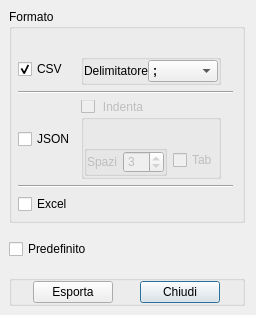
<?xml version="1.0" encoding="UTF-8"?>
<ui version="4.0">
 <class>ExportResult</class>
 <widget class="QDialog" name="ExportResult">
  <property name="windowModality">
   <enum>Qt::ApplicationModal</enum>
  </property>
  <property name="geometry">
   <rect>
    <x>0</x>
    <y>0</y>
    <width>248</width>
    <height>316</height>
   </rect>
  </property>
  <property name="sizePolicy">
   <sizepolicy hsizetype="MinimumExpanding" vsizetype="Maximum">
    <horstretch>0</horstretch>
    <verstretch>0</verstretch>
   </sizepolicy>
  </property>
  <property name="windowTitle">
   <string>Esporta Risultati</string>
  </property>
  <layout class="QVBoxLayout" name="verticalLayout">
   <property name="spacing">
    <number>16</number>
   </property>
   <property name="sizeConstraint">
    <enum>QLayout::SetFixedSize</enum>
   </property>
   <property name="leftMargin">
    <number>9</number>
   </property>
   <property name="topMargin">
    <number>9</number>
   </property>
   <property name="bottomMargin">
    <number>9</number>
   </property>
   <item>
    <widget class="QGroupBox" name="groupBoxFormats">
     <property name="sizePolicy">
      <sizepolicy hsizetype="MinimumExpanding" vsizetype="MinimumExpanding">
       <horstretch>0</horstretch>
       <verstretch>0</verstretch>
      </sizepolicy>
     </property>
     <property name="title">
      <string>Formato</string>
     </property>
     <layout class="QGridLayout" name="gridLayout">
      <property name="leftMargin">
       <number>6</number>
      </property>
      <property name="topMargin">
       <number>25</number>
      </property>
      <property name="bottomMargin">
       <number>6</number>
      </property>
      <item row="2" column="1">
       <widget class="QGroupBox" name="groupBoxZeroIndent">
        <property name="enabled">
         <bool>false</bool>
        </property>
        <property name="sizePolicy">
         <sizepolicy hsizetype="MinimumExpanding" vsizetype="Maximum">
          <horstretch>0</horstretch>
          <verstretch>0</verstretch>
         </sizepolicy>
        </property>
        <property name="cursor">
         <cursorShape>ArrowCursor</cursorShape>
        </property>
        <property name="styleSheet">
         <string notr="true">QGroupBox::title {
  background-color: transparent;
  border: 0px;
}
</string>
        </property>
        <property name="title">
         <string>Indenta</string>
        </property>
        <property name="flat">
         <bool>false</bool>
        </property>
        <property name="checkable">
         <bool>true</bool>
        </property>
        <property name="checked">
         <bool>false</bool>
        </property>
        <layout class="QHBoxLayout" name="horizontalLayout_5">
         <property name="leftMargin">
          <number>0</number>
         </property>
         <property name="topMargin">
          <number>25</number>
         </property>
         <property name="rightMargin">
          <number>0</number>
         </property>
         <property name="bottomMargin">
          <number>0</number>
         </property>
         <item>
          <widget class="QGroupBox" name="groupBoxZero_3">
           <property name="sizePolicy">
            <sizepolicy hsizetype="Maximum" vsizetype="Preferred">
             <horstretch>0</horstretch>
             <verstretch>0</verstretch>
            </sizepolicy>
           </property>
           <property name="title">
            <string/>
           </property>
           <property name="alignment">
            <set>Qt::AlignHCenter|Qt::AlignTop</set>
           </property>
           <property name="flat">
            <bool>true</bool>
           </property>
           <layout class="QGridLayout" name="gridLayout_2">
            <property name="leftMargin">
             <number>0</number>
            </property>
            <property name="topMargin">
             <number>0</number>
            </property>
            <property name="rightMargin">
             <number>0</number>
            </property>
            <property name="bottomMargin">
             <number>0</number>
            </property>
            <item row="1" column="0">
             <widget class="QLabel" name="label_4">
              <property name="text">
               <string>Spazi</string>
              </property>
             </widget>
            </item>
            <item row="1" column="1">
             <widget class="QSpinBox" name="spinBoxSpaces">
              <property name="sizePolicy">
               <sizepolicy hsizetype="Maximum" vsizetype="Fixed">
                <horstretch>0</horstretch>
                <verstretch>0</verstretch>
               </sizepolicy>
              </property>
              <property name="cursor">
               <cursorShape>PointingHandCursor</cursorShape>
              </property>
              <property name="value">
               <number>3</number>
              </property>
             </widget>
            </item>
           </layout>
          </widget>
         </item>
         <item>
          <widget class="QCheckBox" name="checkBoxTab">
           <property name="sizePolicy">
            <sizepolicy hsizetype="Maximum" vsizetype="Fixed">
             <horstretch>0</horstretch>
             <verstretch>0</verstretch>
            </sizepolicy>
           </property>
           <property name="cursor">
            <cursorShape>PointingHandCursor</cursorShape>
           </property>
           <property name="text">
            <string>Tab</string>
           </property>
          </widget>
         </item>
        </layout>
       </widget>
      </item>
      <item row="2" column="0">
       <widget class="QCheckBox" name="checkBoxJSON">
        <property name="sizePolicy">
         <sizepolicy hsizetype="Maximum" vsizetype="Fixed">
          <horstretch>0</horstretch>
          <verstretch>0</verstretch>
         </sizepolicy>
        </property>
        <property name="cursor">
         <cursorShape>PointingHandCursor</cursorShape>
        </property>
        <property name="text">
         <string>JSON</string>
        </property>
        <property name="autoExclusive">
         <bool>true</bool>
        </property>
       </widget>
      </item>
      <item row="3" column="0" colspan="4">
       <widget class="Line" name="line_2">
        <property name="orientation">
         <enum>Qt::Horizontal</enum>
        </property>
       </widget>
      </item>
      <item row="0" column="0">
       <widget class="QCheckBox" name="checkBoxCSV">
        <property name="sizePolicy">
         <sizepolicy hsizetype="Maximum" vsizetype="Fixed">
          <horstretch>0</horstretch>
          <verstretch>0</verstretch>
         </sizepolicy>
        </property>
        <property name="cursor">
         <cursorShape>PointingHandCursor</cursorShape>
        </property>
        <property name="text">
         <string>CSV</string>
        </property>
        <property name="checked">
         <bool>true</bool>
        </property>
        <property name="autoExclusive">
         <bool>true</bool>
        </property>
       </widget>
      </item>
      <item row="0" column="1">
       <widget class="QGroupBox" name="groupBoxZero_4">
        <property name="sizePolicy">
         <sizepolicy hsizetype="MinimumExpanding" vsizetype="Preferred">
          <horstretch>0</horstretch>
          <verstretch>0</verstretch>
         </sizepolicy>
        </property>
        <property name="title">
         <string/>
        </property>
        <layout class="QHBoxLayout" name="horizontalLayout_2">
         <property name="spacing">
          <number>0</number>
         </property>
         <property name="leftMargin">
          <number>0</number>
         </property>
         <property name="topMargin">
          <number>0</number>
         </property>
         <property name="rightMargin">
          <number>0</number>
         </property>
         <property name="bottomMargin">
          <number>0</number>
         </property>
         <item>
          <widget class="QLabel" name="label">
           <property name="sizePolicy">
            <sizepolicy hsizetype="Maximum" vsizetype="Preferred">
             <horstretch>0</horstretch>
             <verstretch>0</verstretch>
            </sizepolicy>
           </property>
           <property name="text">
            <string>Delimitatore</string>
           </property>
          </widget>
         </item>
         <item>
          <widget class="QComboBox" name="comboBoxDelimiter">
           <property name="enabled">
            <bool>true</bool>
           </property>
           <property name="sizePolicy">
            <sizepolicy hsizetype="Expanding" vsizetype="Fixed">
             <horstretch>0</horstretch>
             <verstretch>0</verstretch>
            </sizepolicy>
           </property>
           <property name="font">
            <font>
             <family>Arial</family>
             <weight>75</weight>
             <bold>true</bold>
            </font>
           </property>
           <property name="cursor">
            <cursorShape>PointingHandCursor</cursorShape>
           </property>
           <item>
            <property name="text">
             <string>;</string>
            </property>
           </item>
           <item>
            <property name="text">
             <string>,</string>
            </property>
           </item>
           <item>
            <property name="text">
             <string>|</string>
            </property>
           </item>
           <item>
            <property name="text">
             <string>Tab</string>
            </property>
           </item>
          </widget>
         </item>
        </layout>
       </widget>
      </item>
      <item row="1" column="0" colspan="4">
       <widget class="Line" name="line">
        <property name="sizePolicy">
         <sizepolicy hsizetype="Minimum" vsizetype="Fixed">
          <horstretch>0</horstretch>
          <verstretch>0</verstretch>
         </sizepolicy>
        </property>
        <property name="orientation">
         <enum>Qt::Horizontal</enum>
        </property>
       </widget>
      </item>
      <item row="4" column="0">
       <widget class="QCheckBox" name="checkBoxExcel">
        <property name="sizePolicy">
         <sizepolicy hsizetype="Maximum" vsizetype="Fixed">
          <horstretch>0</horstretch>
          <verstretch>0</verstretch>
         </sizepolicy>
        </property>
        <property name="cursor">
         <cursorShape>PointingHandCursor</cursorShape>
        </property>
        <property name="text">
         <string>Excel</string>
        </property>
        <property name="autoExclusive">
         <bool>true</bool>
        </property>
       </widget>
      </item>
     </layout>
    </widget>
   </item>
   <item>
    <widget class="QCheckBox" name="checkBoxSetDefault">
     <property name="sizePolicy">
      <sizepolicy hsizetype="Maximum" vsizetype="Fixed">
       <horstretch>0</horstretch>
       <verstretch>0</verstretch>
      </sizepolicy>
     </property>
     <property name="cursor">
      <cursorShape>PointingHandCursor</cursorShape>
     </property>
     <property name="text">
      <string>Predefinito</string>
     </property>
    </widget>
   </item>
   <item>
    <widget class="QGroupBox" name="groupBoxZero">
     <property name="sizePolicy">
      <sizepolicy hsizetype="MinimumExpanding" vsizetype="Maximum">
       <horstretch>0</horstretch>
       <verstretch>0</verstretch>
      </sizepolicy>
     </property>
     <property name="title">
      <string/>
     </property>
     <property name="alignment">
      <set>Qt::AlignCenter</set>
     </property>
     <property name="flat">
      <bool>false</bool>
     </property>
     <layout class="QHBoxLayout" name="horizontalLayout">
      <property name="spacing">
       <number>6</number>
      </property>
      <property name="leftMargin">
       <number>0</number>
      </property>
      <property name="topMargin">
       <number>0</number>
      </property>
      <property name="rightMargin">
       <number>0</number>
      </property>
      <property name="bottomMargin">
       <number>0</number>
      </property>
      <item>
       <widget class="QPushButton" name="pushButtonExport">
        <property name="enabled">
         <bool>true</bool>
        </property>
        <property name="sizePolicy">
         <sizepolicy hsizetype="Maximum" vsizetype="Fixed">
          <horstretch>0</horstretch>
          <verstretch>0</verstretch>
         </sizepolicy>
        </property>
        <property name="cursor">
         <cursorShape>PointingHandCursor</cursorShape>
        </property>
        <property name="text">
         <string>Esporta</string>
        </property>
       </widget>
      </item>
      <item>
       <widget class="QPushButton" name="pushButtonClose">
        <property name="sizePolicy">
         <sizepolicy hsizetype="Maximum" vsizetype="Fixed">
          <horstretch>0</horstretch>
          <verstretch>0</verstretch>
         </sizepolicy>
        </property>
        <property name="cursor">
         <cursorShape>PointingHandCursor</cursorShape>
        </property>
        <property name="text">
         <string>Chiudi</string>
        </property>
        <property name="autoDefault">
         <bool>true</bool>
        </property>
        <property name="default">
         <bool>true</bool>
        </property>
       </widget>
      </item>
     </layout>
    </widget>
   </item>
  </layout>
 </widget>
 <resources/>
 <connections/>
</ui>
